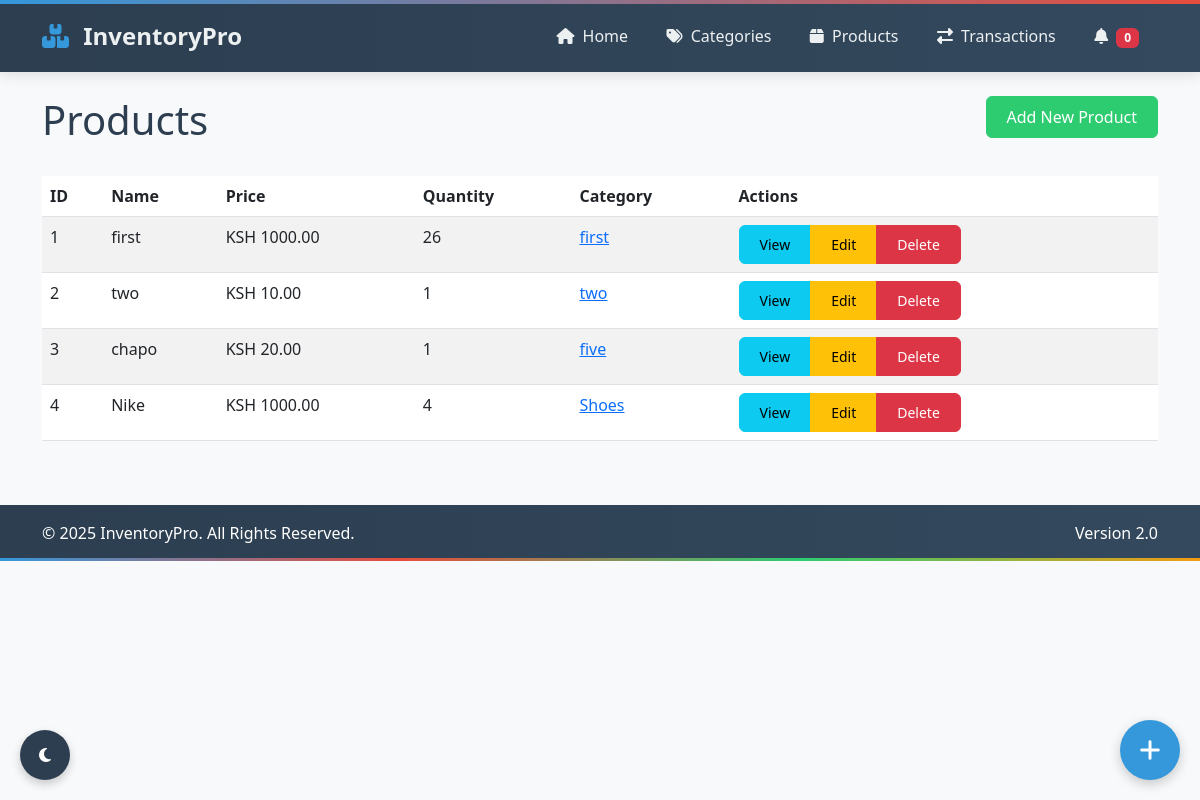
/products, run on an earlier commit of the app's database.
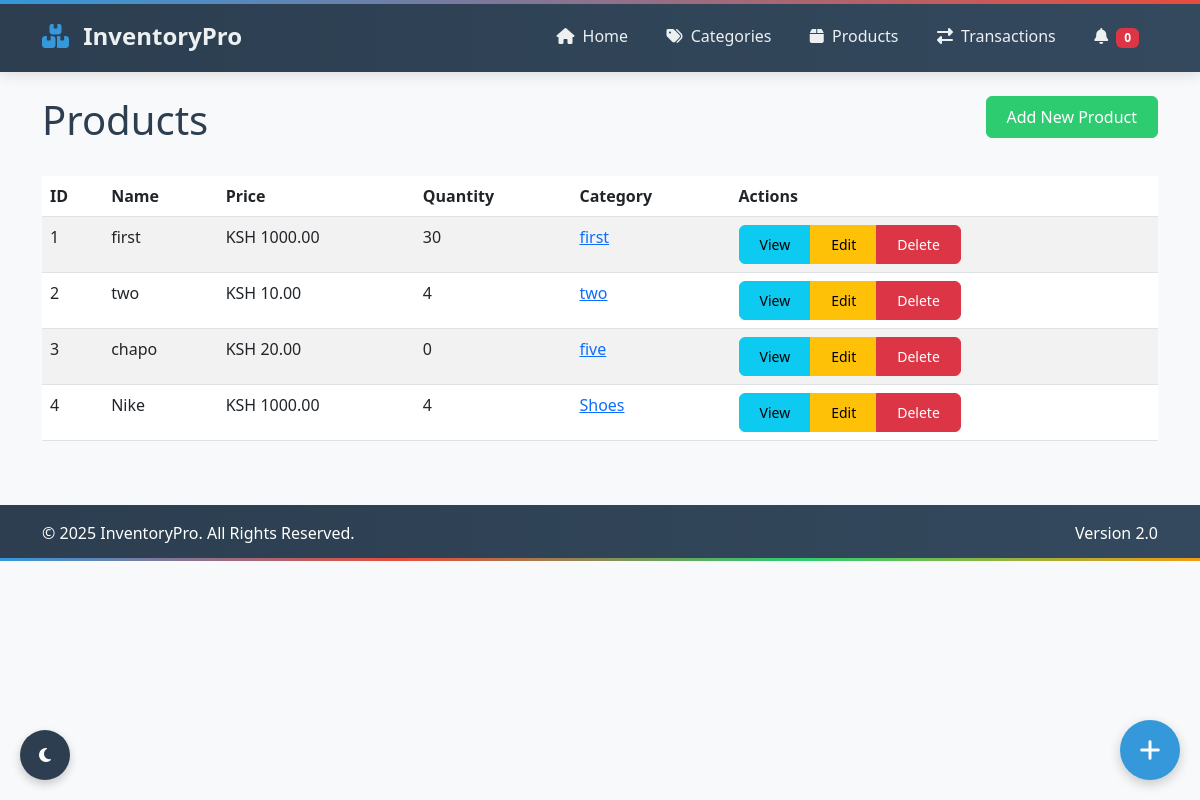
And on a later commit of the database.
### models/product.py (models this page shows, shortened)
class Product(Base):
    __tablename__ = 'products'
    id = Column(Integer, primary_key=True)
    _name = Column("name", String(100), nullable=False)
    description = Column(String(255))
    _price = Column("price", Float, nullable=False)
    _quantity = Column("quantity", Integer, default=0)
    category_id = Column(Integer, ForeignKey('categories.id'), nullable=False)
    created_at = Column(DateTime, default=datetime.datetime.utcnow)
    updated_at = Column(DateTime, default=datetime.datetime.utcnow, onupdate=datetime.datetime.utcnow)
    reorder_level = Column(Integer, default=10)
    reorder_quantity = Column(Integer, default=20)
    category = relationship("Category", back_populates="products")
    suppliers = relationship("Supplier", secondary="supplier_product", back_populates="products")
    transaction_items = relationship("TransactionItem", back_populates="product")
    transactions = relationship(
        "Transaction",
        secondary="transaction_items",
        primaryjoin="Product.id == TransactionItem.product_id",
        secondaryjoin="TransactionItem.transaction_id == Transaction.id",
        viewonly=True  # Make this viewonly to prevent cascade conflicts
    )
    @property
    def name(self):
        return self._name
    @name.setter
    def name(self, value):
        if not value or not isinstance(value, str) or len(value.strip()) < 2:
            raise ValueError("Product name must be a string with at least 2 characters")
        self._name = value.strip()
    @property
    def price(self):
        return self._price
    @price.setter
    def price(self, value):
        try:
            value = float(value)
            if value < 0:
                raise ValueError("Price cannot be negative")
            self._price = value
        except (ValueError, TypeError):
            raise ValueError("Price must be a positive number")
    @property
    def quantity(self):
        return self._quantity
    @quantity.setter
    def quantity(self, value):
        try:
            value = int(value)
            if value < 0:
                raise ValueError("Quantity cannot be negative")
            self._quantity = value
        except (ValueError, TypeError):
            raise ValueError("Quantity must be a positive integer")
    @classmethod
    def get_all(cls):
        session = SessionLocal()
        try:
            products = session.query(cls).options(joinedload(cls.category)).all()
            return products
        finally:
            session.close()

### models/category.py (models this page shows, shortened)
class Category(Base):
    __tablename__ = 'categories'
    id = Column(Integer, primary_key=True)
    _name = Column("name", String(50), nullable=False, unique=True)
    _description = Column("description", String(255))
    products = relationship("Product", back_populates="category", cascade="all, delete-orphan")
    @property
    def name(self):
        return self._name
    @name.setter
    def name(self, value):
        if not value or not isinstance(value, str) or len(value.strip()) < 2:
            raise ValueError("Category name must be a string with at least 2 characters")
        self._name = value.strip()
    @property
    def description(self):
        return self._description
    @description.setter
    def description(self, value):
        if value and not isinstance(value, str):
            raise ValueError("Description must be a string")
        self._description = value.strip() if value else value
    def delete(self):
        """Delete the category."""
        session = SessionLocal()
        try:
            session.delete(self)
            session.commit()
            return True
        except SQLAlchemyError as e:
            session.rollback()
            raise e
        finally:
            session.close()

### web/app.py (the view)
@app.route('/products')
def list_products():
    products = Product.get_all()
    return render_template('products/index.html', products=products)

### web/app.py (called while the page is built)
@app.context_processor
def inject_now():
    return {'now': datetime.utcnow()}

### web/templates/products/index.html (shortened to what this page needs)
{% extends 'base.html' %}
{% block content %}
<div class="row mb-4">
    <div class="col-md-8">
        <h1>Products</h1>
    </div>
    <div class="col-md-4 text-end">
        <a href="{{ url_for('new_product') }}" class="btn btn-success">Add New Product</a>
    </div>
</div>
{% if products %}
    <div class="table-responsive">
        <table class="table table-striped table-hover">
            <thead>
                <tr>
                    <th>ID</th>
                    <th>Name</th>
                    <th>Price</th>
                    <th>Quantity</th>
                    <th>Category</th>
                    <th>Actions</th>
                </tr>
            </thead>
            <tbody>
                {% for product in products %}
                <tr>
                    <td>{{ product.id }}</td>
                    <td>{{ product.name }}</td>
                    <td>KSH {{ "%.2f"|format(product.price) }}</td>
                    <td>{{ product.quantity }}</td>
                    <td>
                        <a href="{{ url_for('view_category', id=product.category.id) }}">
                            {{ product.category.name }}
                        </a>
                    </td>
                    <td>
                        <div class="btn-group btn-group-sm">
                            <a href="{{ url_for('view_product', id=product.id) }}" class="btn btn-info">View</a>
                            <a href="{{ url_for('edit_product', id=product.id) }}" class="btn btn-warning">Edit</a>
                            <button type="button" class="btn btn-danger" data-bs-toggle="modal" data-bs-target="#deleteModal{{ product.id }}">Delete</button>
                        </div>
                    </td>
                </tr>
                {% endfor %}
            </tbody>
        </table>
    </div>
{% else %}
    <div class="alert alert-info">
        No products found. <a href="{{ url_for('new_product') }}">Add a new product</a>.
    </div>
{% endif %}
{% endblock %}

### web/templates/base.html (shortened to what this page needs)
<!DOCTYPE html>
<html lang="en">
<head>
    <link href="https://cdn.jsdelivr.net/npm/bootstrap@5.3.0-alpha1/dist/css/bootstrap.min.css" rel="stylesheet">
    <link rel="stylesheet" href="https://cdnjs.cloudflare.com/ajax/libs/font-awesome/6.4.0/css/all.min.css">
    <link rel="stylesheet" href="https://cdnjs.cloudflare.com/ajax/libs/animate.css/4.1.1/animate.min.css">
</head>
<body>
  <nav class="navbar navbar-expand-lg navbar-dark">
    <div class="container">
      <a class="navbar-brand" href="{{ url_for('index') }}">
        <i class="fas fa-boxes me-2"></i> InventoryPro
      </a>
      <div class="collapse navbar-collapse" id="navbarNav">
        <ul class="navbar-nav ms-auto">
          <li class="nav-item">
            <a class="nav-link" href="{{ url_for('index') }}">
              <i class="fas fa-home me-1"></i> Home
            </a>
          </li>
          <li class="nav-item">
            <a class="nav-link" href="{{ url_for('list_categories') }}">
              <i class="fas fa-tags me-1"></i> Categories
            </a>
          </li>
          <li class="nav-item">
            <a class="nav-link" href="{{ url_for('list_products') }}">
              <i class="fas fa-box me-1"></i> Products
            </a>
          </li>
          <li class="nav-item">
            <a class="nav-link" href="{{ url_for('transactions.list_transactions') }}">
              <i class="fas fa-exchange-alt me-1"></i> Transactions
            </a>
          </li>
          <li class="nav-item">
            <a class="nav-link" href="#" id="notificationBtn">
              <i class="fas fa-bell me-1"></i>
              <span class="badge bg-danger notification-badge">0</span>
            </a>
          </li>
        </ul>
      </div>
    </div>
  </nav>
  <div class="container my-4">
    {% block content %}{% endblock %}
  </div>
  <footer class="footer py-3 bg-dark text-white">
    <div class="container d-flex justify-content-between">
      <div>&copy; {{ now.year }} InventoryPro. All Rights Reserved.</div>
      <div>Version 2.0</div>
    </div>
  </footer>
  <div class="fab">
    <i class="fas fa-plus"></i>
  </div>
  <div class="dark-mode-toggle" id="darkModeToggle">
    <i class="fas fa-moon" id="darkModeIcon"></i>
  </div>
</body>
</html>

### web/templates/base.html (style rules this page uses)
:root { --primary-color: #3498db; --primary-dark: #2980b9; --secondary-color: #2c3e50; --accent-color: #e74c3c; --background-light: #f8f9fa; --text-dark: #2c3e50; --text-light: #ecf0f1; --success-color: #2ecc71; --warning-color: #f39c12; --danger-color: #e74c3c; --info-color: #3498db; }
body { font-family: 'Segoe UI', Tahoma, Geneva, Verdana, sans-serif; background-color: var(--background-light); color: var(--text-dark); overflow-x: hidden; }
.navbar { background: linear-gradient(to right, var(--secondary-color), #34495e) !important; box-shadow: 0 4px 12px rgba(0, 0, 0, 0.1); padding: 0.8rem 1rem; position: sticky; top: 0; z-index: 1000; transition: all 0.3s ease; }
.navbar-brand { font-weight: 700; font-size: 1.5rem; color: var(--text-light) !important; transition: all 0.3s ease; }
.navbar-brand i { color: var(--primary-color); transition: all 0.3s ease; }
.nav-link { font-weight: 500; color: var(--text-light) !important; transition: all 0.3s ease; padding: 0.5rem 1rem !important; border-radius: 4px; margin: 0 0.2rem; position: relative; }
.nav-link::after { content: ''; position: absolute; width: 0; height: 2px; bottom: 0; left: 50%; background-color: var(--primary-color); transition: all 0.3s ease; }
.btn { border-radius: 6px; padding: 0.5rem 1.25rem; font-weight: 500; transition: all 0.3s ease; position: relative; overflow: hidden; z-index: 1; }
.btn::before { content: ''; position: absolute; top: 0; left: -100%; width: 100%; height: 100%; background: rgba(255, 255, 255, 0.1); transition: all 0.4s ease; z-index: -1; }
.btn-success { background-color: var(--success-color); border-color: var(--success-color); }
.footer { background: linear-gradient(to right, var(--secondary-color), #34495e); color: var(--text-light); padding: 2rem 0; margin-top: 3rem; position: relative; overflow: hidden; }
.footer::before { content: ''; position: absolute; bottom: 0; left: 0; width: 100%; height: 3px; background: linear-gradient(to right, var(--primary-color), var(--accent-color), var(--success-color), var(--warning-color)); }
.dark-mode-toggle { position: fixed; bottom: 20px; left: 20px; width: 50px; height: 50px; background-color: var(--secondary-color); color: white; border-radius: 50%; display: flex; align-items: center; justify-content: center; cursor: pointer; box-shadow: 0 4px 10px rgba(0, 0, 0, 0.2); z-index: 1000; transition: all 0.3s ease; }
.fab { position: fixed; bottom: 20px; right: 20px; width: 60px; height: 60px; background-color: var(--primary-color); color: white; border-radius: 50%; display: flex; align-items: center; justify-content: center; box-shadow: 0 4px 12px rgba(0, 0, 0, 0.2); cursor: pointer; z-index: 1000; transition: all 0.3s ease; }
.fab i { font-size: 1.5rem; }

What changed in the data, as far as the page shows it:
changed Product "first": quantity "26" → "30"
changed Product "two": quantity "1" → "4"
changed Product "chapo": quantity "1" → "0"
